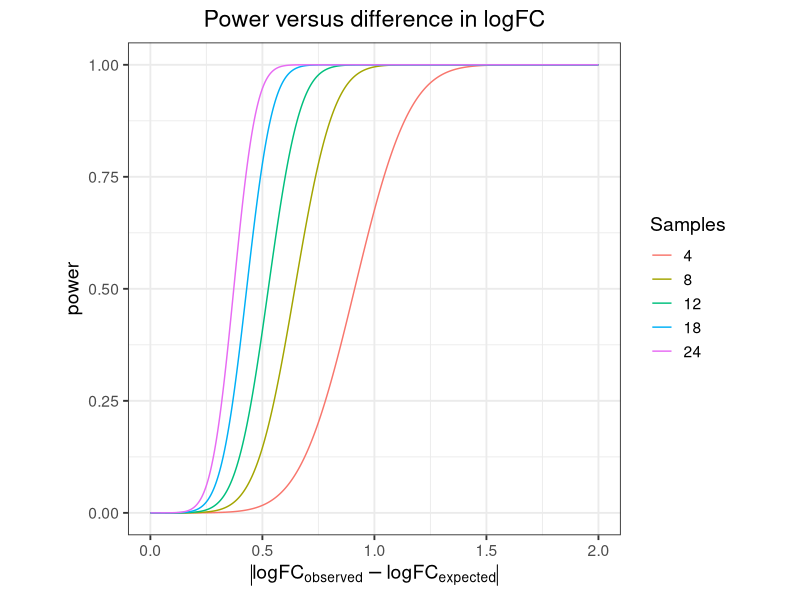

Generate this figure with R:
# Gabriel Hoffman
# December 5, 2019

# Compute power for comparing two logFC values
# Motivated by Nadine's synergy analysis
# the sample size enters only through the standard error of the logFC's
# We use the factor that increasing the sample size by a factor of F
#	will decrease the variance of the logFC by a factor of sqrt(F)
# Were we show results for testing the absolute difference in logFC values
# We also account for multiple testing


#' @param sig1 standard error of estimated for logFC1
#' @param sig2 standard error of estimated for logFC2
#' @param N sample size for which sig1 and sig2 were estimated
#' @param N_other other sample size to evaluate power for
#' @param alpha nominal false positive rate for a single test
#' @param n_tests number of tests
power_compare_logFC = function( sig1, sig2, N, N_other, alpha=0.05, n_tests=20000){

	# absolute difference in logFC
	d = seq(0, 2, length.out=1000)

	# cutoff after multiple testing
	alpha_multiple = alpha / n_tests

	# N_other/N is the relative sample size
	df = lapply( N_other/N, function(n_scale){
		
		# variance of logFC1 - logFC2 is sig1^2 + sig2^2
		# since standard error of the mean is inversely proportional to sqrt(N)
		# 	multiplying the sample size by F decrease the SE by sqrt(F)
		# On the variance scale, this corresponds to dividing by n_scale
		sigSq = (sig1^2 + sig2^2) / n_scale

		# find the cutoff corresponding to the alpha value
		cutoff = qnorm( alpha_multiple/2, 0, sd=sqrt(sigSq), lower.tail=FALSE)

		# power for one sided test, negative
		p1 = pnorm(-1*cutoff, d, sqrt(sigSq))

		# power for second side of test, positive
		p2 = 1-pnorm(cutoff, d, sqrt(sigSq))

		# total power is sum of p1, p2
		data.frame(n_scale, d, power=p1+p2)
	})
	df = do.call("rbind", df)

	# make plot
	ggplot(df, aes(d, power, color=as.factor(n_scale*N))) + geom_line() + theme_bw(14) + theme(aspect.ratio=1, plot.title = element_text(hjust = 0.5)) + ylim(0, 1) + scale_color_discrete(
		"Samples") + xlab(bquote(abs(logFC[observed] - logFC[expected]))) + ggtitle("Power versus difference in logFC")
}


library(ggplot2)

power_compare_logFC(sig1	= 0.1, 
					sig2	= 0.2, 
					N		= 3, 
					N_other	= c(4, 8, 12, 18, 24), 
					alpha	= 0.05, 
					n_tests	= 20000)







